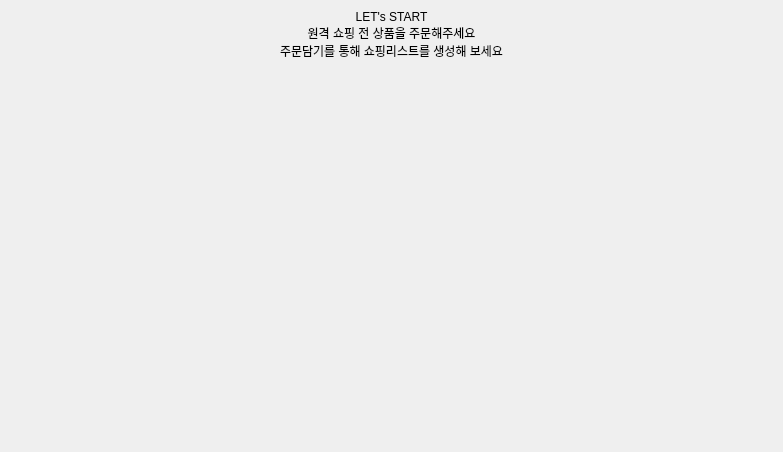
               <widget class="QWidget" name="scroll_main_content">
                <property name="geometry">
                 <rect>
                  <x>0</x>
                  <y>0</y>
                  <width>783</width>
                  <height>452</height>
                 </rect>
                </property>
                <property name="sizePolicy">
                 <sizepolicy hsizetype="Expanding" vsizetype="MinimumExpanding">
                  <horstretch>0</horstretch>
                  <verstretch>0</verstretch>
                 </sizepolicy>
                </property>
                <layout class="QVBoxLayout" name="verticalLayout_2" stretch="0,0,0,1,5">
                 <property name="spacing">
                  <number>0</number>
                 </property>
                 <property name="leftMargin">
                  <number>10</number>
                 </property>
                 <property name="topMargin">
                  <number>10</number>
                 </property>
                 <property name="rightMargin">
                  <number>10</number>
                 </property>
                 <property name="bottomMargin">
                  <number>0</number>
                 </property>
                 <item>
                  <widget class="QLabel" name="label_16">
                   <property name="text">
                    <string>LET's START</string>
                   </property>
                   <property name="alignment">
                    <set>Qt::AlignCenter</set>
                   </property>
                  </widget>
                 </item>
                 <item>
                  <widget class="QLabel" name="label_17">
                   <property name="text">
                    <string>원격 쇼핑 전 상품을 주문해주세요</string>
                   </property>
                   <property name="alignment">
                    <set>Qt::AlignCenter</set>
                   </property>
                  </widget>
                 </item>
                 <item>
                  <widget class="QLabel" name="label_18">
                   <property name="layoutDirection">
                    <enum>Qt::LeftToRight</enum>
                   </property>
                   <property name="text">
                    <string>주문담기를 통해 쇼핑리스트를 생성해 보세요</string>
                   </property>
                   <property name="alignment">
                    <set>Qt::AlignCenter</set>
                   </property>
                  </widget>
                 </item>
                 <item>
                  <spacer name="verticalSpacer_2">
                   <property name="orientation">
                    <enum>Qt::Vertical</enum>
                   </property>
                   <property name="sizeHint" stdset="0">
                    <size>
                     <width>20</width>
                     <height>30</height>
                    </size>
                   </property>
                  </spacer>
                 </item>
                 <item>
                  <widget class="QWidget" name="grid_products" native="true">
                   <layout class="QGridLayout" name="gridLayout_2"/>
                  </widget>
                 </item>
                </layout>
               </widget>
